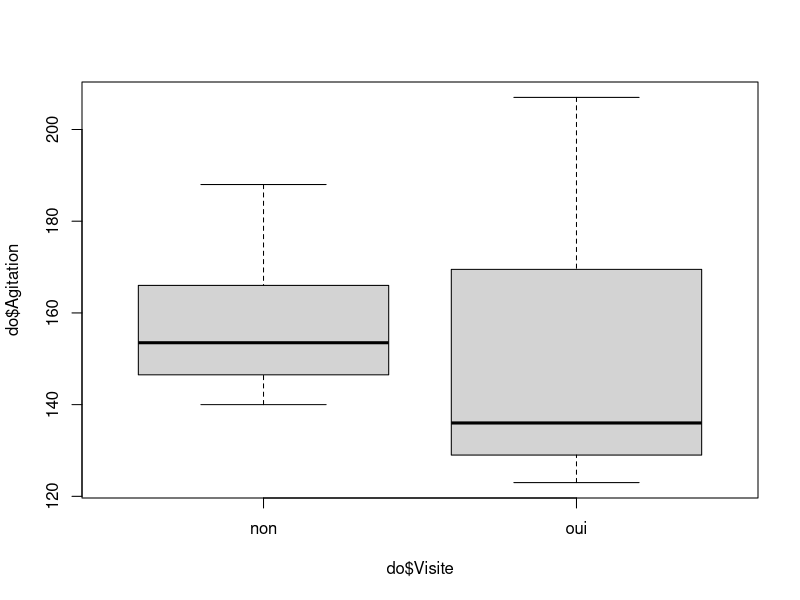
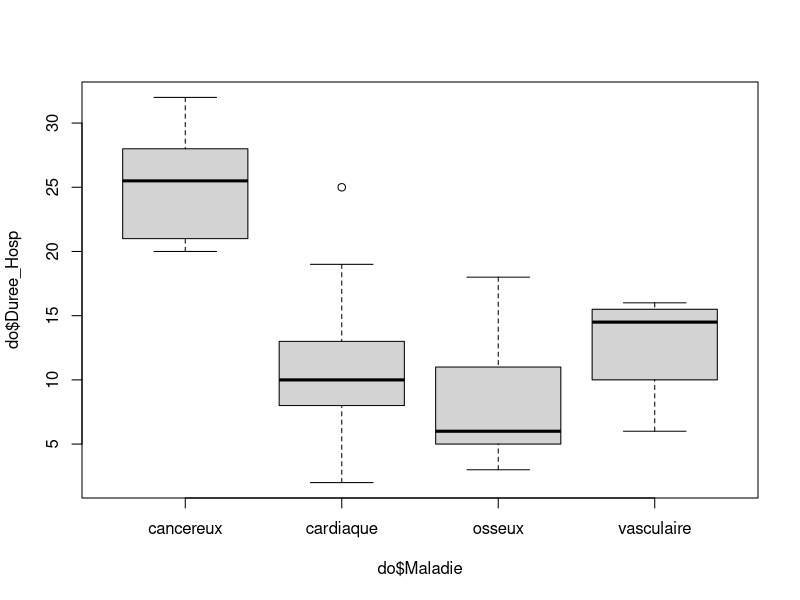
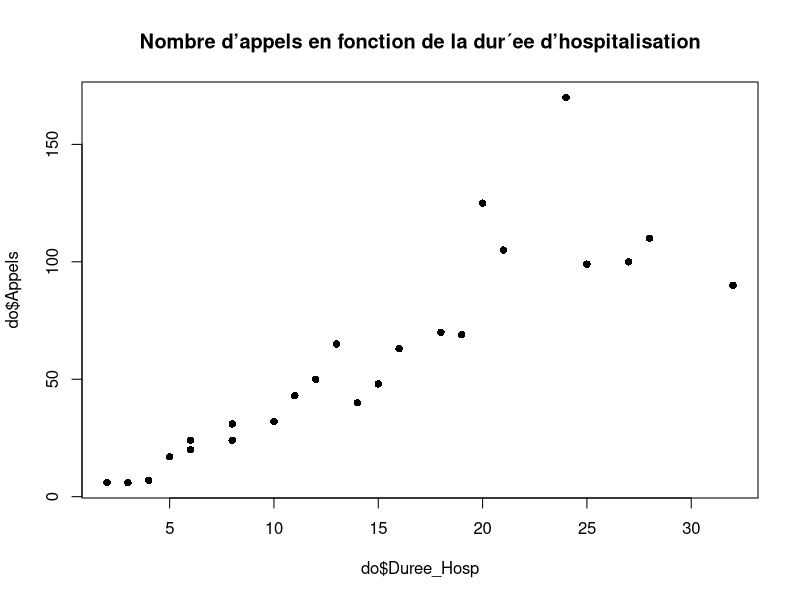
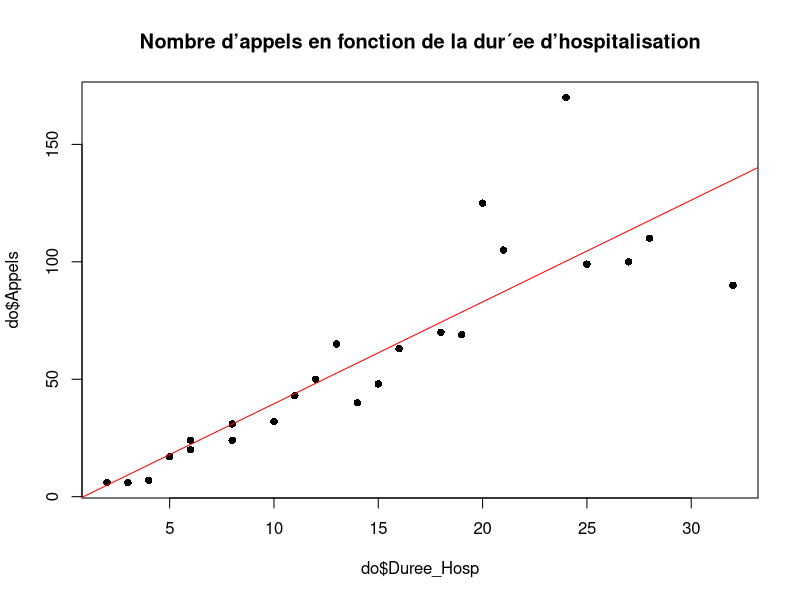
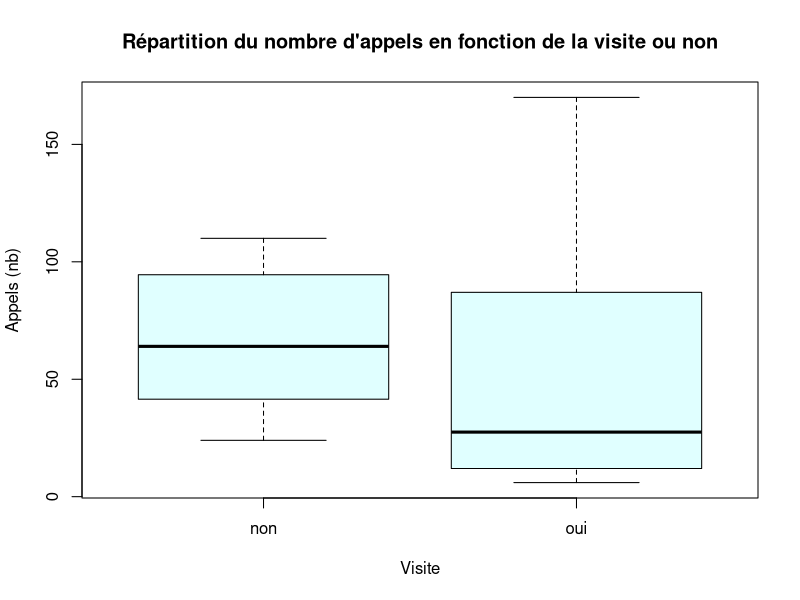

Generate these figures, in order, with R:
## ---- chunk 1
do <- read.table("../hop.txt", header = TRUE)
head(do)
## ---- chunk 2
a <- split(do$Agitation, do$Visite)
a
boxplot(do$Agitation ~ do$Visite)
t.test(a$oui, a$non, var.equal = TRUE)
## ---- chunk 3
a <- split(do$Duree_Hosp, do$Maladie)
a
boxplot(do$Duree_Hosp ~ do$Maladie)
t.test(a$cancereux, a$cardiaque, var.equal = TRUE)
t.test(a$osseux, a$cardiaque, var.equal = TRUE)
t.test(a$vasculaire, a$cardiaque, var.equal = TRUE)
t.test(a$vasculaire, a$osseux, var.equal = TRUE)
t.test(a$cancereux, a$osseux, var.equal = TRUE)
t.test(a$cancereux, a$vasculaire, var.equal = TRUE)
## ---- chunk 4
plot(do$Duree_Hosp, do$Appels, pch = 16, main = "Nombre d’appels en fonction de la dur´ee d’hospitalisation")
## ---- chunk 5
cor(do$Duree_Hosp, do$Appels)
## ---- chunk 6
cor.test(do$Duree_Hosp, do$Appels)
## ---- chunk 7
modele <- lm(do$Appels ~ do$Duree_Hosp)
summary(modele)
## ---- chunk 8
plot(do$Duree_Hosp, do$Appels, pch = 16, main = "Nombre d’appels en fonction de la dur´ee d’hospitalisation")
abline(modele, col = "red")

## ---- chunk 9
result <- modele$residuals
result
## ---- chunk 10
varfacteur3 <- split(do$Appels, do$Visite)
varfacteur3
## ---- chunk 11
mg <- sapply(varfacteur3, mean) # Calcul des moyennes par groupes
mg
n <- sapply(varfacteur3, length) # Calcul des effectifs par groupes
n
sapply(varfacteur3, sd) # Calcul des ´ecarts-types par groupes
sem <- sapply(varfacteur3, sd) / sqrt(n)
sem
## ---- chunk 12
shapiro.test(varfacteur3$oui)
shapiro.test(varfacteur3$non)
## ---- chunk 13
t.test(varfacteur3$oui, varfacteur3$non, var.equal = TRUE)
## ---- chunk 14
boxplot(do$Appels ~ do$Visite, main = "Répartition du nombre d'appels en fonction de la visite ou non", col = "lightcyan", ylab = "Appels (nb)", xlab = "Visite")
